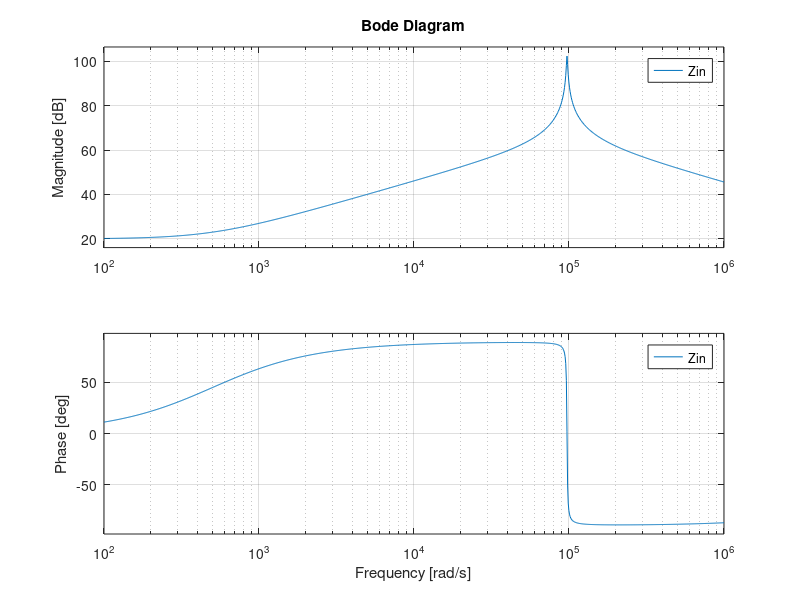

Recreate this plot in MATLAB.
clear;
clc;
s= tf('s');
Rg = 10;
Zg = 200e3;
Cg = 10e-9;
Vin = 1;

BWP = 3e6 * 2 * pi ;
K = 1 / (1 +(s/BWP)); 
Vmas=Vin * ( Zg /(Zg+ (1/(s*Cg))));
Vmenos= K*(Vmas) ;

Iin = (Vmas / Zg) + (Vin - Vmenos)/Rg;

Zin = Vin/(Iin);

bode(Zin,{1e2,1e6})
